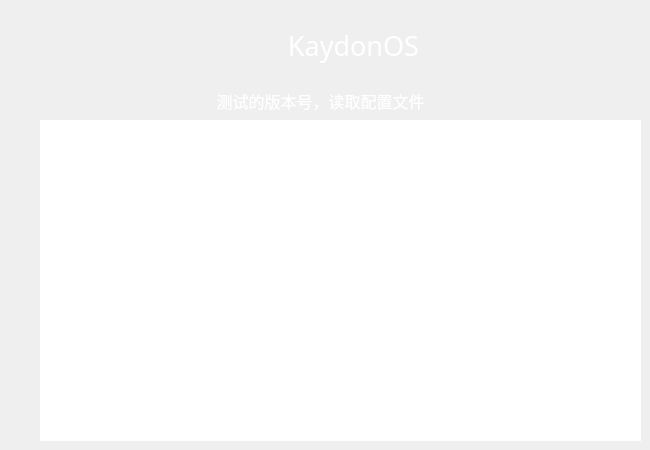
    <widget class="QWidget" name="updatePage">
     <widget class="QLabel" name="versionLabel">
      <property name="geometry">
       <rect>
        <x>210</x>
        <y>90</y>
        <width>221</width>
        <height>21</height>
       </rect>
      </property>
      <property name="font">
       <font>
        <family>MiSans</family>
        <pointsize>12</pointsize>
       </font>
      </property>
      <property name="layoutDirection">
       <enum>Qt::LeftToRight</enum>
      </property>
      <property name="styleSheet">
       <string notr="true">color:white;</string>
      </property>
      <property name="text">
       <string>测试的版本号，读取配置文件</string>
      </property>
      <property name="alignment">
       <set>Qt::AlignCenter</set>
      </property>
     </widget>
     <widget class="QWidget" name="layoutWidget">
      <property name="geometry">
       <rect>
        <x>210</x>
        <y>0</y>
        <width>221</width>
        <height>91</height>
       </rect>
      </property>
      <layout class="QHBoxLayout" name="updatePageHorizontalLayout">
       <item>
        <widget class="QLabel" name="logoLabel">
         <property name="sizePolicy">
          <sizepolicy hsizetype="Fixed" vsizetype="Fixed">
           <horstretch>0</horstretch>
           <verstretch>0</verstretch>
          </sizepolicy>
         </property>
         <property name="minimumSize">
          <size>
           <width>60</width>
           <height>60</height>
          </size>
         </property>
         <property name="maximumSize">
          <size>
           <width>60</width>
           <height>60</height>
          </size>
         </property>
         <property name="styleSheet">
          <string notr="true">border-image: url(:/Icons/statusBar/Icons/account.jpg);
border-radius:30px;</string>
         </property>
         <property name="text">
          <string/>
         </property>
        </widget>
       </item>
       <item>
        <widget class="QLabel" name="updatePageTitleLabel">
         <property name="font">
          <font>
           <family>MiSans</family>
           <pointsize>20</pointsize>
          </font>
         </property>
         <property name="styleSheet">
          <string notr="true">color:white;</string>
         </property>
         <property name="text">
          <string>KaydonOS</string>
         </property>
         <property name="alignment">
          <set>Qt::AlignCenter</set>
         </property>
        </widget>
       </item>
      </layout>
     </widget>
     <widget class="QPushButton" name="updatePageBackPushButton">
      <property name="geometry">
       <rect>
        <x>20</x>
        <y>20</y>
        <width>50</width>
        <height>50</height>
       </rect>
      </property>
      <property name="minimumSize">
       <size>
        <width>50</width>
        <height>50</height>
       </size>
      </property>
      <property name="maximumSize">
       <size>
        <width>50</width>
        <height>50</height>
       </size>
      </property>
      <property name="focusPolicy">
       <enum>Qt::NoFocus</enum>
      </property>
      <property name="styleSheet">
       <string notr="true">border-image: url(:/Icons/systemSetting/Icons/backButton.png);
background-color: transparent;
border:none;</string>
      </property>
      <property name="text">
       <string/>
      </property>
     </widget>
     <widget class="QTextBrowser" name="updateLogTextBrowser">
      <property name="geometry">
       <rect>
        <x>40</x>
        <y>120</y>
        <width>601</width>
        <height>321</height>
       </rect>
      </property>
      <property name="font">
       <font>
        <family>MiSans</family>
        <pointsize>16</pointsize>
       </font>
      </property>
      <property name="mouseTracking">
       <bool>false</bool>
      </property>
      <property name="focusPolicy">
       <enum>Qt::NoFocus</enum>
      </property>
      <property name="contextMenuPolicy">
       <enum>Qt::NoContextMenu</enum>
      </property>
      <property name="acceptDrops">
       <bool>false</bool>
      </property>
      <property name="styleSheet">
       <string notr="true">QTextBrowser {
    color: white;
    border: none;
}

QTextBrowser QScrollBar:vertical {
    width: 0px;
}

QTextBrowser QScrollBar:horizontal {
    height: 0px;
}
</string>
      </property>
      <property name="verticalScrollBarPolicy">
       <enum>Qt::ScrollBarAlwaysOff</enum>
      </property>
      <property name="horizontalScrollBarPolicy">
       <enum>Qt::ScrollBarAlwaysOff</enum>
      </property>
      <property name="html">
       <string>&lt;!DOCTYPE HTML PUBLIC &quot;-//W3C//DTD HTML 4.0//EN&quot; &quot;http://www.w3.org/TR/REC-html40/strict.dtd&quot;&gt;
&lt;html&gt;&lt;head&gt;&lt;meta name=&quot;qrichtext&quot; content=&quot;1&quot; /&gt;&lt;style type=&quot;text/css&quot;&gt;
p, li { white-space: pre-wrap; }
&lt;/style&gt;&lt;/head&gt;&lt;body style=&quot; font-family:'MiSans'; font-size:16pt; font-weight:400; font-style:normal;&quot;&gt;
&lt;p style=&quot; margin-top:0px; margin-bottom:0px; margin-left:0px; margin-right:0px; -qt-block-indent:0; text-indent:0px;&quot;&gt;&lt;span style=&quot; font-family:'SimSun'; font-size:9pt;&quot;&gt;这里是测试的系统日志，读取配置文件&lt;/span&gt;&lt;/p&gt;&lt;/body&gt;&lt;/html&gt;</string>
      </property>
      <property name="textInteractionFlags">
       <set>Qt::LinksAccessibleByKeyboard|Qt::LinksAccessibleByMouse</set>
      </property>
     </widget>
    </widget>
